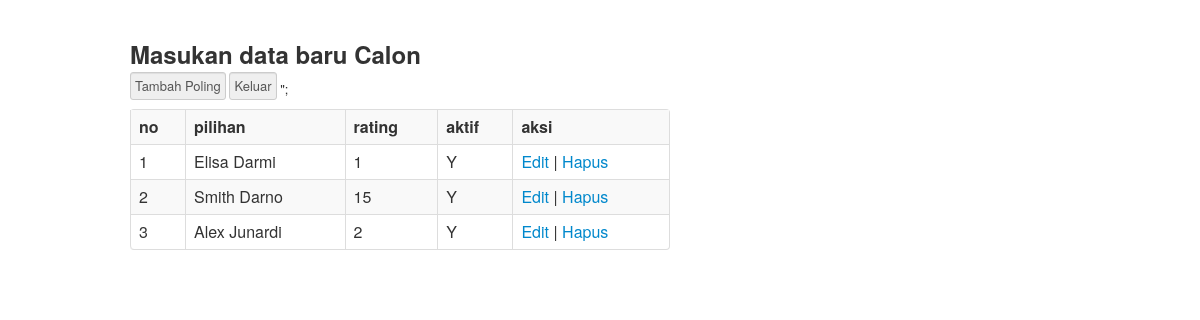
The page /admin/poling.php on the database its author committed.
### tables this page shows
CREATE TABLE `poling` (
  `id_poling` int(5) NOT NULL,
  `nama` varchar(15) NOT NULL,
  `Jurusan` varchar(15) NOT NULL,
  `VM` text NOT NULL,
  `pilihan` varchar(100) NOT NULL,
  `rating` int(5) NOT NULL,
  `aktif` enum('Y','N') NOT NULL
);

### admin/poling.php (the view, shortened to what this page needs)
<html>
<head>
<link href="css/bootstrap.min.css" rel="stylesheet">
<link href="css/style.css" rel="stylesheet">
</head>
<body>
<div class="container">
 <div class="row">
        <div class="span7">
          <div class="widget-content"><br><br>
<?php
$aksi="aksi_poling.php";
switch($_GET['act']){
  default:
    echo "<h2>Masukan data baru Calon</h2>
          <input type=button value='Tambah Poling' onclick=\"window.location.href='?module=poling&act=tambahpoling';\">
          <input type=button value='Keluar' onclick=\"window.location.href='../index.php';\">"?>
          <table class="table table table-responsive table-bordered table-striped">
          <tr><th>no</th><th>pilihan</th><th>rating</th><th>aktif</th><th>aksi</th></tr>";
    <?php
    $no = 1;
    $tampil=mysql_query("SELECT * FROM poling ORDER BY id_poling DESC");
    while ($r=mysql_fetch_array($tampil)){
      echo "<tr>
            <td>$no</td>
            <td>$r[nama]</td>
            <td align=center>$r[rating]</td>
            <td align=center>$r[aktif]</td>
            <td><a href=?module=poling&act=editpoling&id=$r[id_poling]>Edit</a> |
	              <a href=$aksi?module=poling&act=hapus&id=$r[id_poling]>Hapus</a>
            </td></tr>";
      $no++;
    }
    echo "</table>";
    break;
}
?>
</div>
	  </div>
	  </div>
	  </div>
</body>
</html>

### rows shown on the page
poling: nama "Elisa Darmi", rating "1", aktif "Y"
poling: nama "Smith Darno", rating "15", aktif "Y"
poling: nama "Alex Junardi", rating "2", aktif "Y"
